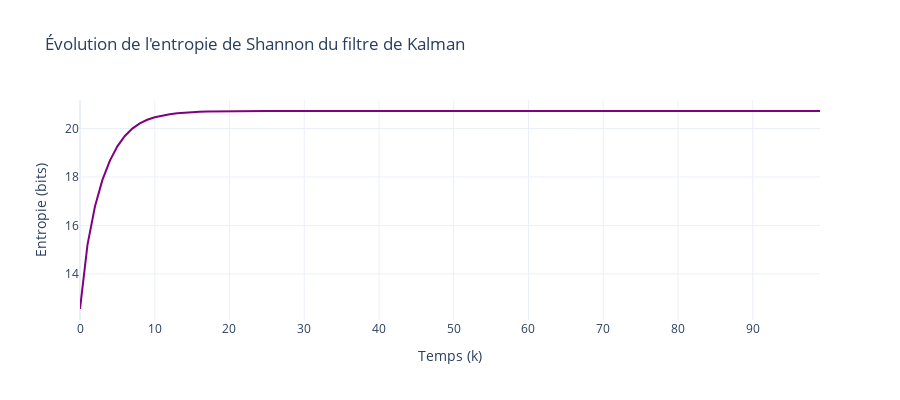

Notebook code for this chart:
### Code cell
# Criteres de performance du filtre de Kalman: Entropie de Shannon



# Recalculer les estimations et entropies si nécessaire
x_est = np.zeros((4, T))
x_kalm_prec = x_init.copy()
P_kalm_prec = np.eye(4)
entropies = np.zeros(T)

for k in range(T):
    x_kalm_k, P_kalm_k = filtre_de_kalman(F, Q, H, R, y[:, k], x_kalm_prec, P_kalm_prec)
    x_est[:, k] = x_kalm_k
    x_kalm_prec = x_kalm_k
    P_kalm_prec = P_kalm_k
    n = P_kalm_k.shape[0]
    entropies[k] = 0.5 * np.log((2 * np.pi * np.e)**n * np.linalg.det(P_kalm_k))

# Tracé interactif avec Plotly
fig = go.Figure()
fig.add_trace(go.Scatter(
    x=list(range(T)),
    y=entropies,
    mode='lines',
    name="Entropie de Shannon",
    line=dict(color='purple')
))

fig.update_layout(
    title="Évolution de l'entropie de Shannon du filtre de Kalman",
    xaxis_title="Temps (k)",
    yaxis_title="Entropie (bits)",
    width=900,
    height=400,
    template='plotly_white'
)

fig.show()

### Figure 1 — Plotly figure (JSON) as saved in the notebook; plotly's stock layout.template omitted (floating-point values rounded to 4 significant figures)
{"data": [{"line": {"color": "purple"}, "mode": "lines", "name": "Entropie de Shannon", "type": "scatter", "x": [0, 1, 2, 3, 4, 5, 6, 7, 8, 9, 10, 11, 12, 13, 14, 15, 16, 17, 18, 19, 20, 21, 22, 23, 24, 25, 26, 27, 28, 29, 30, 31, 32, 33, 34, 35, 36, 37, 38, 39, 40, 41, 42, 43, 44, 45, 46, 47, 48, 49, 50, 51, 52, 53, 54, 55, 56, 57, 58, 59, 60, 61, 62, 63, 64, 65, 66, 67, 68, 69, 70, 71, 72, 73, 74, 75, 76, 77, 78, 79, 80, 81, 82, 83, 84, 85, 86, 87, 88, 89, 90, 91, 92, 93, 94, 95, 96, 97, 98, 99], "y": [12.55, 15.2, 16.78, 17.88, 18.68, 19.27, 19.69, 20.0, 20.21, 20.36, 20.47, 20.54, 20.59, 20.63, 20.66, 20.68, 20.69, 20.7, 20.71, 20.71, 20.71, 20.72, 20.72, 20.72, 20.72, 20.72, 20.72, 20.72, 20.72, 20.72, 20.72, 20.72, 20.72, 20.72, 20.72, 20.72, 20.72, 20.72, 20.72, 20.72, 20.72, 20.72, 20.72, 20.72, 20.72, 20.72, 20.72, 20.72, 20.72, 20.72, 20.72, 20.72, 20.72, 20.72, 20.72, 20.72, 20.72, 20.72, 20.72, 20.72, 20.72, 20.72, 20.72, 20.72, 20.72, 20.72, 20.72, 20.72, 20.72, 20.72, 20.72, 20.72, 20.72, 20.72, 20.72, 20.72, 20.72, 20.72, 20.72, 20.72, 20.72, 20.72, 20.72, 20.72, 20.72, 20.72, 20.72, 20.72, 20.72, 20.72, 20.72, 20.72, 20.72, 20.72, 20.72, 20.72, 20.72, 20.72, 20.72, 20.72]}], "layout": {"height": 400, "title": {"text": "Évolution de l'entropie de Shannon du filtre de Kalman"}, "width": 900, "xaxis": {"title": {"text": "Temps (k)"}}, "yaxis": {"title": {"text": "Entropie (bits)"}}}}
